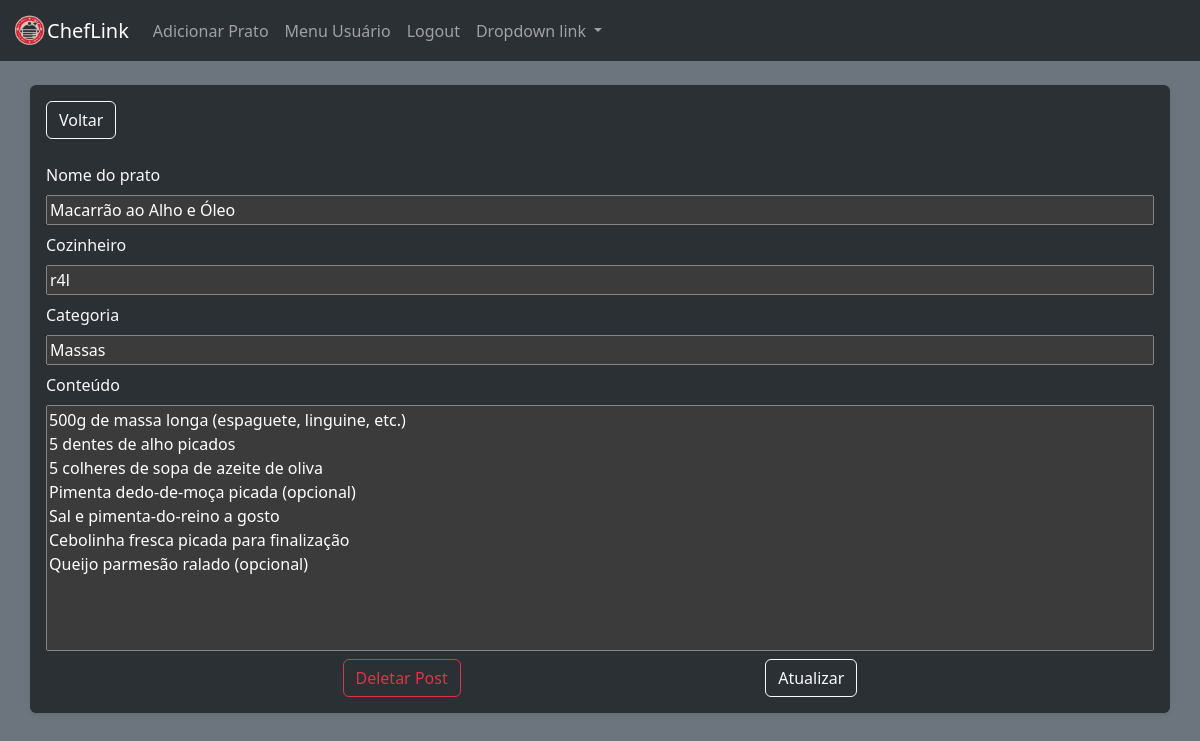
/post/edit/2 (signed in), run on an earlier commit of the app's database.
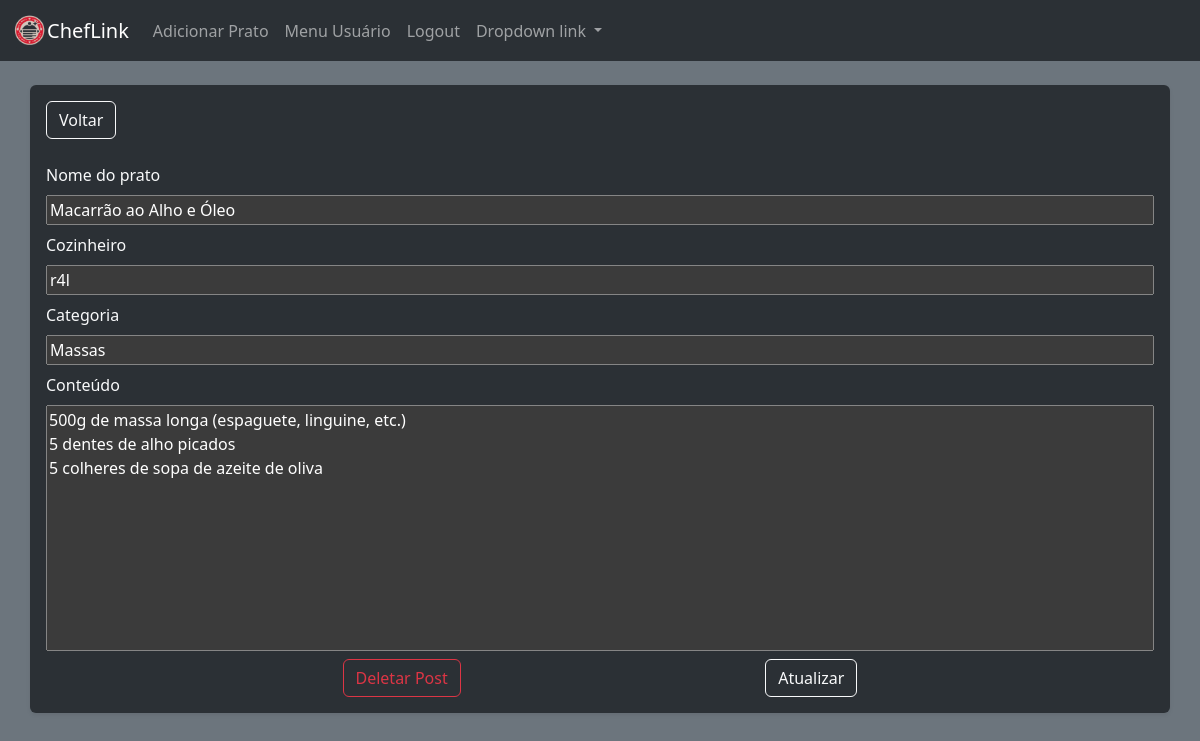
And on a later commit of the database.
### models.py (models this page shows)
class UserPostModel(db.Model):
    id = mapped_column(Integer,autoincrement=True,primary_key=True)
    title = mapped_column(String(30),nullable=False)
    author = mapped_column(String(30),nullable=False)
    slug = mapped_column(String(30),nullable=False)
    content = mapped_column(Text,nullable=False)
    date_posted = mapped_column(DateTime,default=datetime.utcnow())

### routes.py (the view)
@app.route('/post/edit/<int:id>',methods=['POST','GET'])
@login_required
def alter_post(id):
    form = UserPostForm()
    post = UserPostModel.query.get_or_404(id)
    if form.validate_on_submit():
        post.title = form.title.data
        post.author = form.author.data
        post.slug = form.slug.data
        post.content = form.content.data
        form = UserPostForm(formdata=None)
        db.session.commit()
        flash('Post Alterado!')
        return redirect(url_for('index'))
    else:
        form.title.data = post.title
        form.author.data = post.author
        form.slug.data = post.slug
        form.content.data = post.content
        return render_template('alter_post.html',form=form, post=post)

### forms.py
class UserPostForm(FlaskForm):
    title = StringField(label="Nome do prato",validators=[DataRequired(),length(min=2,max=30)])
    author = StringField(label="Cozinheiro",validators=[DataRequired(),length(min=2,max=30)])
    slug =  StringField(label="Categoria",validators=[DataRequired(),length(min=2,max=30)])
    content = TextAreaField(label="Conteúdo", validators=[DataRequired(), length(min=1)])
    submit = SubmitField()

### routes.py (called while the page is built)
@login_manager.user_loader
def load_user(user_id):
    return UserModel.query.get_or_404(user_id)

### templates/alter_post.html (shortened to what this page needs)
{%extends "base.html"%}
{%block body%}
    <br>
<form action="{{url_for('alter_post',id=post.id)}}" method="post" class="container shadow-sm p-3 mb-5 bg-body-tertiary rounded" data-bs-theme="dark">
    <div class="d-grid gap-2 d-md-block d-md-flex justify-content-start">
        <a href="{{url_for('index')}}" class="btn btn-outline-light">Voltar</a>
    </div>
    <br>
    <fieldset class="d-flex flex-column gap-2">
        {{form.title.label(class="text-light")}}
        {{form.title()}}
        {{form.author.label(class="text-light")}}
        {{form.author()}}
        {{form.slug.label(class="text-light")}}
        {{form.slug()}}
        {{form.content.label(class="text-light")}}
        {{form.content(rows="10", style="resize: none;")}}
        <div class="d-grid gap-2 d-md-block d-md-flex justify-content-evenly">
            <a href="{{url_for('delete_post',id=post.id)}}" class="btn btn-outline-danger">Deletar Post</a>
            {{form.submit(value="Atualizar", class="btn btn-outline-light")}}
        </div>
    </fieldset>
</form>
{%endblock%}

What changed in the data, as far as the page shows it:
changed UserPostModel "Macarrão ao Alho e Óleo": content "…de azeite de oliva Pimenta dedo-de-moça picada (opcional) Sal e pimenta-do-reino a gosto Cebolinha fresca picada para finalização Queijo parmesão ralado (opcional)" → "500g de massa longa (espaguete, linguine, etc.) 5 dentes de alho picados 5 colheres de sopa de azeite de oliva"
